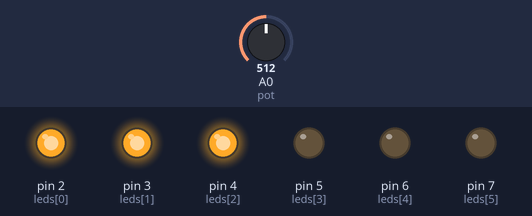
Recording of a sketch running on a simulated Arduino Uno, built with avr-gcc and run on an emulated ATmega328P. Shown: output pins drawn as LEDs (lit = HIGH). The test bench sets the inputs (shaded band); at power-on: A0 (pot) = 512.

Above: at 1.2 s.
1.3 s: A0 (pot) set to 668
2.8 s: A0 (pot) set to 692
At 4.0 s:
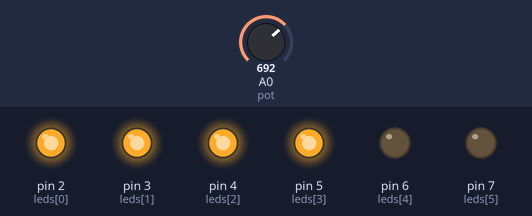
4.3 s: A0 (pot) set to 511
At 5.2 s:
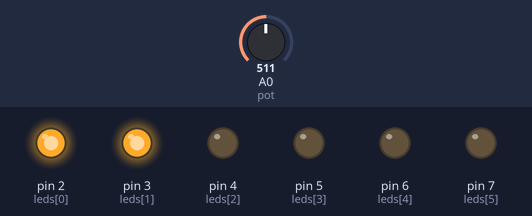
5.8 s: A0 (pot) set to 348
7.3 s: A0 (pot) set to 325
At 8.5 s:
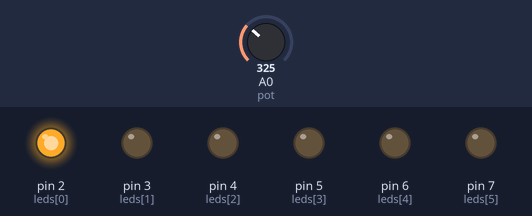
8.8 s: A0 (pot) set to 716
At 9.8 s:
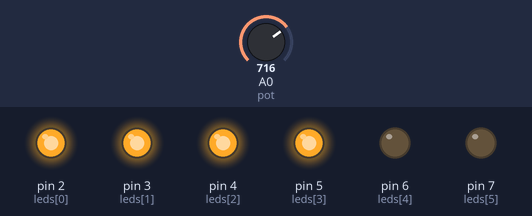
Timing chart, 0 to 11.3 s (numbered marks = the images above; inputs shaded):
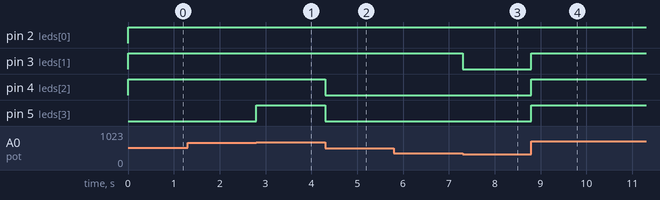

The sketch:

aula-011.ino
```cpp
// https://www.tinkercad.com/things/62fIJ4eXqcp-aula11/editel
// https://www.tinkercad.com/things/9iO7M8h6y1L-aula11-circuito-2/editel
//Função map

int leds[]={2,3,4,5,6,7};   // {} = Inicialização uniforme, valores dentro são as portas.
#define pot A0
int val;

void setup() {
  for(int i=0; i<6; i++){  // ?
    pinMode(leds[i], OUTPUT);
    }
  pinMode(pot, INPUT);
}

void acender(int x){  // acende de leds[0] a leds[5]; e de leds[5] até o final apaga.
    int i;
    for(i=0; i<x; i++){   // de 0 até x ;
        digitalWrite(leds[i], HIGH);
      }
    for(i=x; i<6; i++){   // de x até o final do array .
        digitalWrite(leds[i], LOW);
      }
}

void loop() {

  val = analogRead(pot);

                                // saída relacionada a QUAL VALOR PASSAR PADA A FUNC. ACENDER

  acender(map(val,0,1023,0,6)); // chamada para a função, retorno da func. map irá para func. acender

}


/* Função recebe 5 parâmetros:
 *        1º      2º          3º             4º         5º
 *  map(valor,min_entrada, max_entrada, main_saida, max_saida)
 *  map(valor, 0, 1023, 0, 255)
 *
 *    1º = Valor de entrada (valor que será corelacionado com as faixas indicadas)
 *    2º e 3º = Relacionado as faixa de entrada (Ex: ANALOG IN: 0-1023)
 *    4º e 5º = Relacionado a faixa de saída (Ex: ANALOG IN convert to PWM: 0-255)
 *    codigo 1 na aula 11 - 1 do thinker
 */
```

Measured:
- the behaviour switches between 681 and 682 on A0 (pot) (found by bisection; images 0 and 1)
- the behaviour switches between 341 and 340 on A0 (pot) (found by bisection; images 2 and 3)
- after the input at 1.3 s, every drawn part: stays the same
- after the input at 2.8 s, pin 5 (leds[3]): LOW → HIGH at once
- after the input at 4.3 s, pin 4 (leds[2]), pin 5 (leds[3]): HIGH → LOW at once
- after the input at 5.8 s, every drawn part: stays the same
- after the input at 7.3 s, pin 3 (leds[1]): HIGH → LOW at once
- after the input at 8.8 s, pin 3 (leds[1]), pin 4 (leds[2]), pin 5 (leds[3]): LOW → HIGH at once
